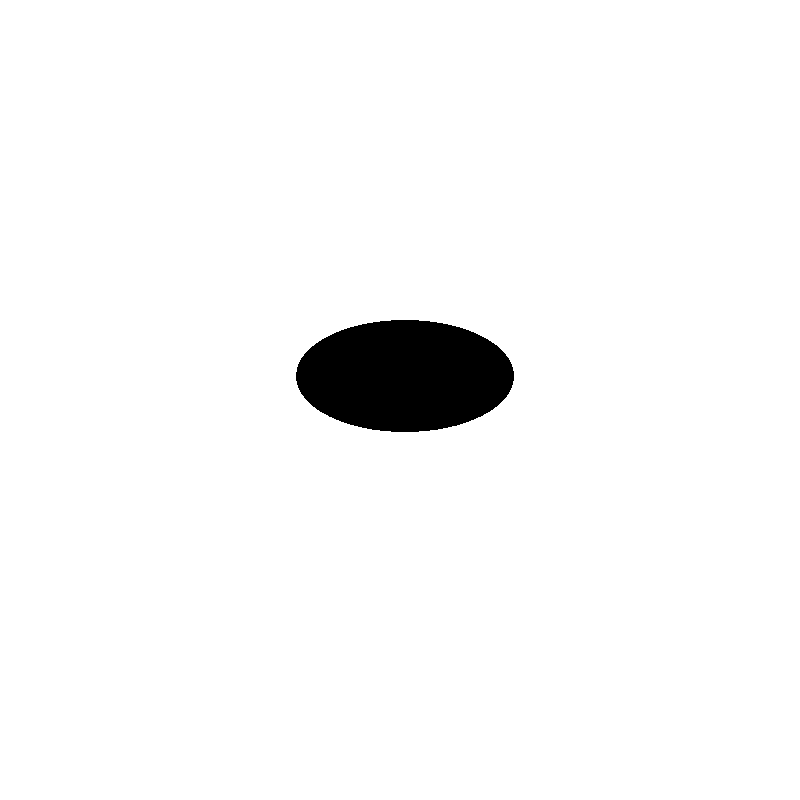
%> input picture img.bmp, 800 x 800 px
$ octave Lab5.m   (GNU Octave 9; MATLAB toolbox functions it lacks are replaced by stand-ins)
%> lines starting %> are read from the running program, lines starting %| are printed output that depends on the picture; in (x1, y1, x2, y2) boxes, pixels count from 0 and x2, y2 are one past the last pixel; in counts of white or black regions, pixels touching at a corner belong together; the program's own positions count from 1
Im=zeros(800,800);
%mkdir LAB5;
%cd LAB5;
imwrite(Im,gray(256),'out_img_1.bmp');

R=imnoise(Im,'gaussian');
R=255*R;
imwrite(R,gray(256),'out_img.bmp');
Im=R;

saveas(histogram(R),'DIP/Lab2/histogramm.bmp','bmp');

imshow(Im);
X=imread('img.bmp', 'bmp');
%> X is the input picture: size 800x800x3 uint8; 97% white; 1 black region, box (x1, y1, x2, y2) and area: (296, 320, 514, 432) 19197
p=imnoise(X, 'gaussian');
imwrite(p, 'DIP/Lab2/img4result.bmp');


p2=imresize(p,2,'nearest');
imwrite(p2,'DIP/Lab2/img5x2result.bmp')
imshow(p2);
p05=imresize(p,0.5,'bicubic');
imwrite(p05,'DIP/Lab2/img5x05res.bmp');
imshow(p05);


X6=imread('DIP/Lab2/imgn6.bmp', 'bmp');
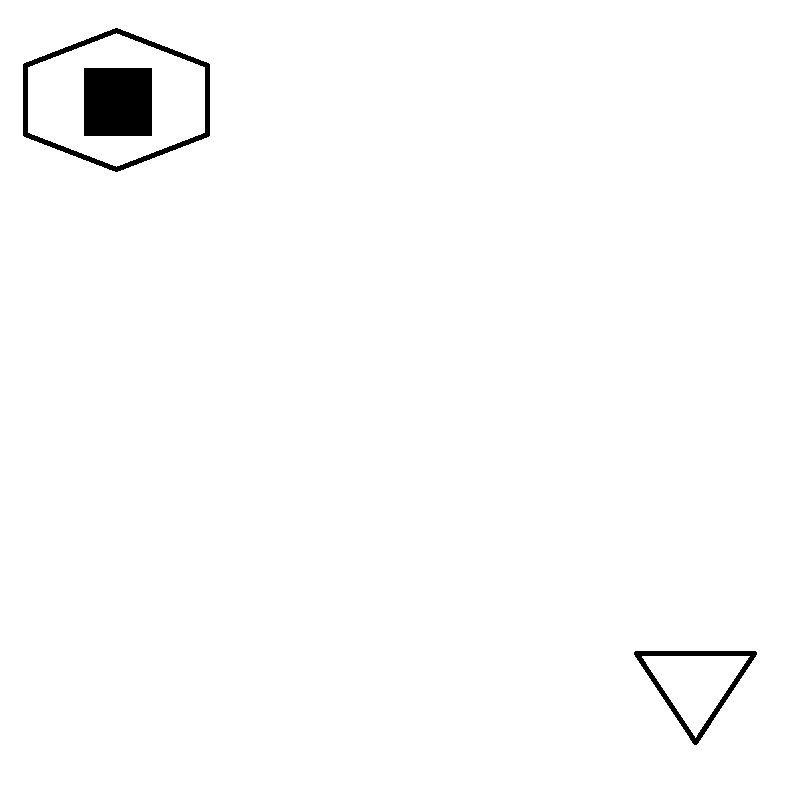
%> input picture DIP/Lab2/imgn6.bmp, 800 x 800 px
%> X6 is the input picture: size 800x800x3 uint8; 98.6% white; 3 black regions, box (x1, y1, x2, y2) and area: (84, 68, 152, 136) 4624, (23, 28, 210, 172) 2650, (634, 651, 757, 745) 1655
p6=imnoise(X6, 'gaussian');
imwrite(p6, 'DIP/Lab2/img6result.bmp');


X6otrG=flipud(X6);
%> X6otrG: size 800x800x3 uint8; 98.6% white; 3 black regions, box (x1, y1, x2, y2) and area: (84, 664, 152, 732) 4624, (23, 628, 210, 772) 2650, (634, 55, 757, 149) 1655
p6otrG=imnoise(X6otrG, 'gaussian');
imwrite(p6otrG, 'DIP/Lab2/img6resultOtrG.bmp');

X6otrV=fliplr(X6);
%> X6otrV: size 800x800x3 uint8; 98.6% white; 3 black regions, box (x1, y1, x2, y2) and area: (648, 68, 716, 136) 4624, (590, 28, 777, 172) 2650, (43, 651, 166, 745) 1655
p6otrV=imnoise(X6otrV, 'gaussian');
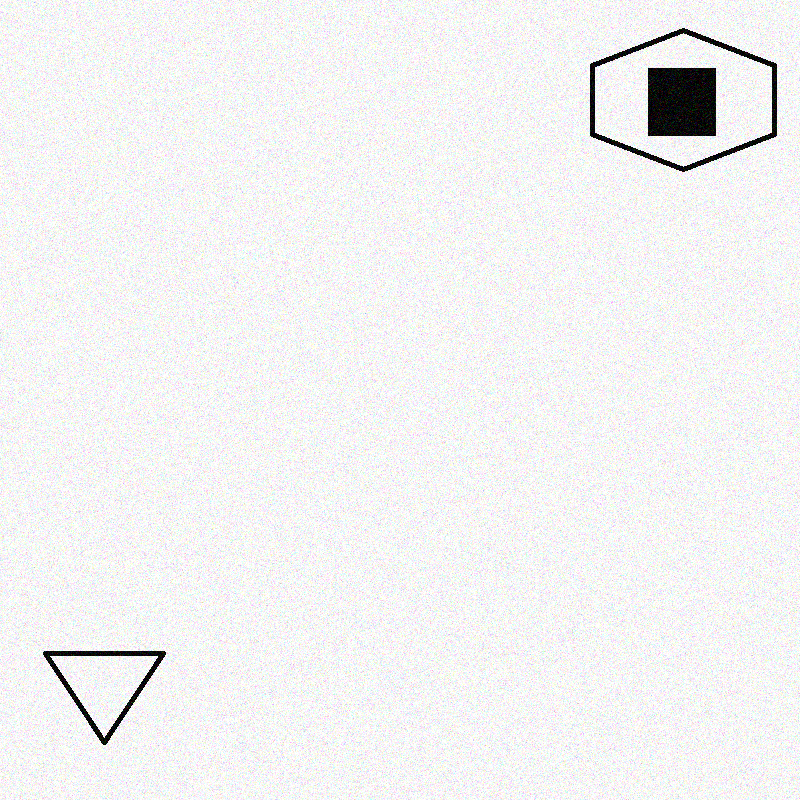
%> p6otrV: size 800x800x3 uint8; mean R, G, B 241.6, 241.5, 241.5
imwrite(p6otrV, 'DIP/Lab2/img6resultOtrV.bmp');


X6rot=fliplr(X6);
p6rot=imrotate(imnoise(X6rot, 'gaussian'), 45);
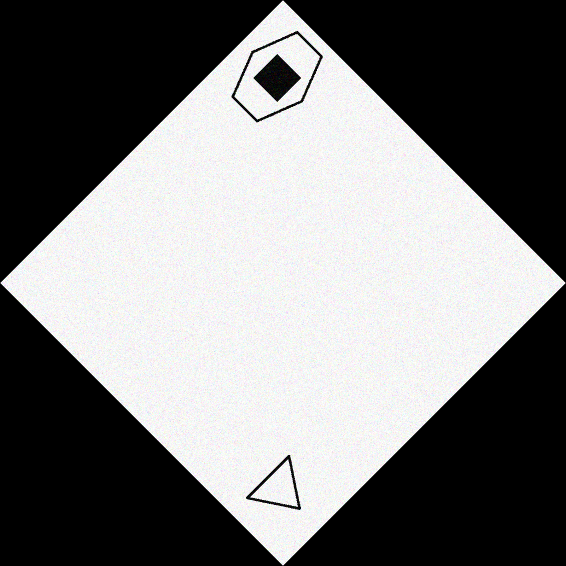
%> p6rot: size 1132x1132x3 uint8 (shown at 1/2 size); mean R, G, B 120.6, 120.6, 120.6
imwrite(p6rot, 'DIP/Lab2/img6resultRot.bmp');

F=imread('DIP/Lab2/Fon/fon.jpg');
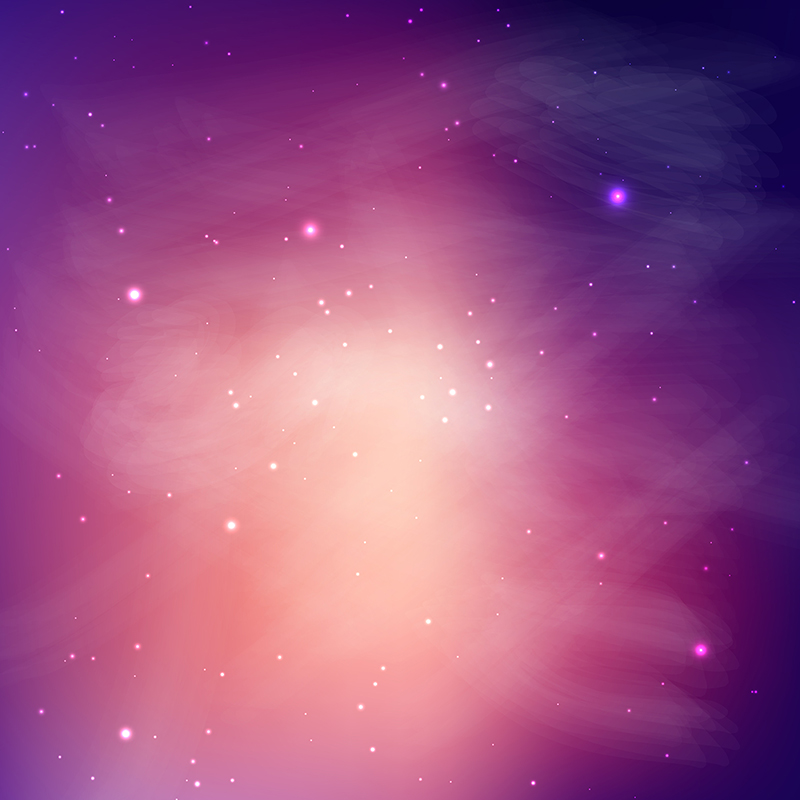
%> input picture DIP/Lab2/Fon/fon.jpg, 800 x 800 px
%> F is the input picture: size 800x800x3 uint8; mean R, G, B 153.6, 81.5, 131.2
F1=F/4;
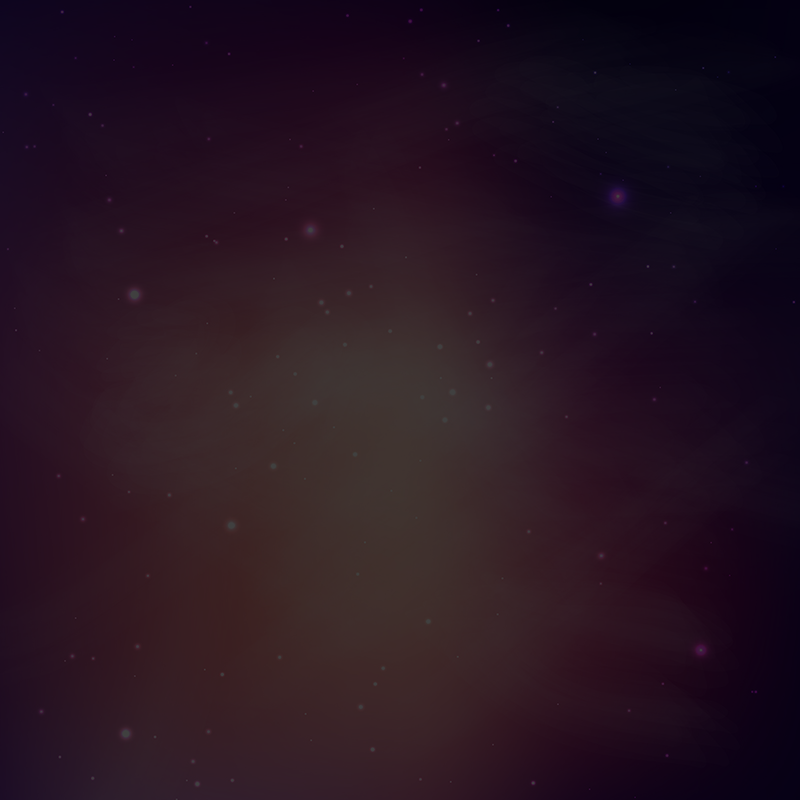
%> F1: size 800x800x3 uint8; mean R, G, B 38.5, 20.5, 32.9
imwrite(F,'DIP/Lab2/fon_o.jpg');
imwrite(F1,'DIP/Lab2/fon_1.jpg');

F2=rgb2gray(F1);
F2=imnoise(F2,'gaussian')*255;
%> F2: size 800x800 uint8; 82% white; black in thin lines or dots
F2=insertShape(F2,'Polygon',[10 80, 50 10, 130 10, 170 80, 130 150, 50 150],'LineWidth', 5,'Color','w');
%> F2: size 800x800x3 uint8; 82.1% white; black in thin lines or dots
F2=insertShape(F2,'FilledPolygon',[50 40, 130 40, 130 120, 50 120 ],'Opacity',1,'Color','w');
F2=insertShape(F2,'Polygon',[790 720, 750 790, 710 720],'LineWidth', 5,'Color','w');
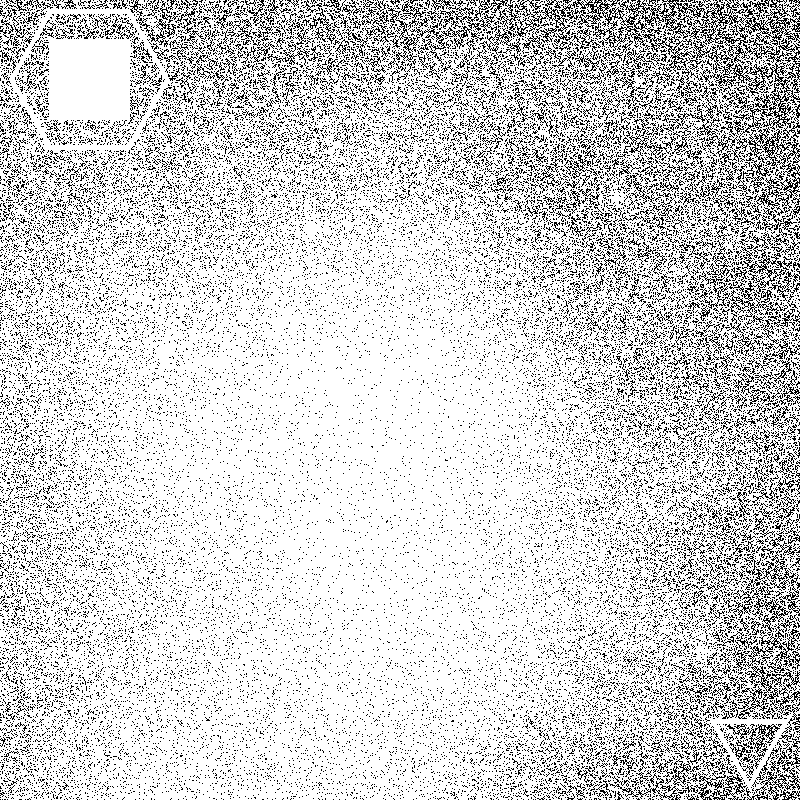
%> F2: size 800x800x3 uint8; 82.5% white; black in thin lines or dots
imwrite(F2,'DIP/Lab2/fonRes.bmp');

F3=255-F2;
%> F3: size 800x800x3 uint8; 17.5% white in thin lines or dots
imwrite(F4,'DIP/Lab2/fonResNegative.bmp');

F4=rgb2gray(F1);
F4=imnoise(F4,'gaussian')*255;
%> F4: size 800x800 uint8; 82% white; black in thin lines or dots
F4=insertShape(F4,'FilledRectangle',[ 450 450 150 150 ],'Opacity',1,'Color','w');
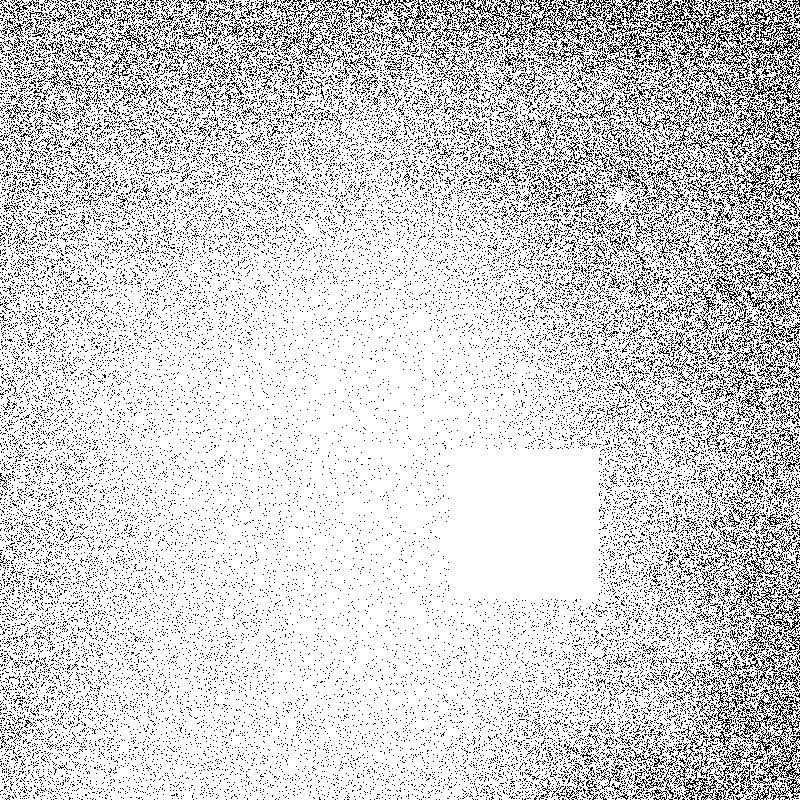
%> F4: size 800x800x3 uint8; 82.3% white; black in thin lines or dots
imwrite(F4,'DIP/Lab2/fonResJarc.bmp');

imwrite(F3-F2,'DIP/Lab2/fonRazn.bmp')
